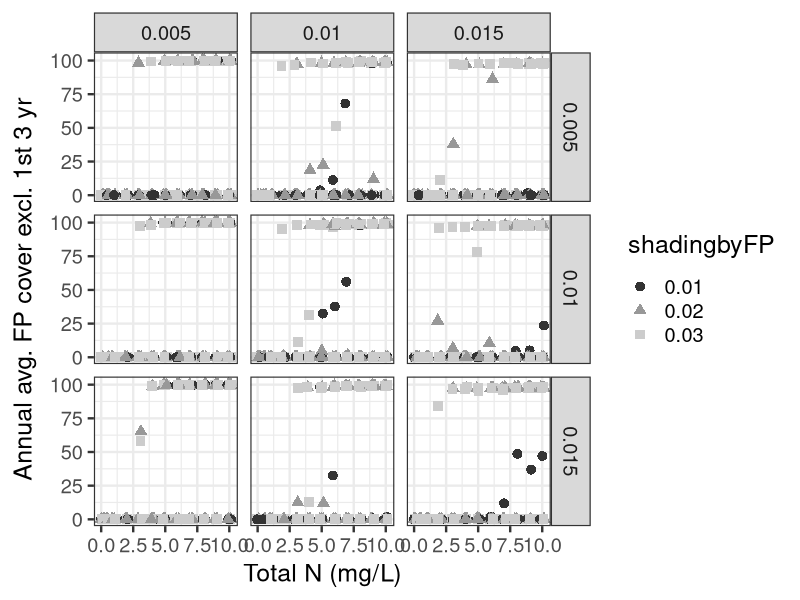
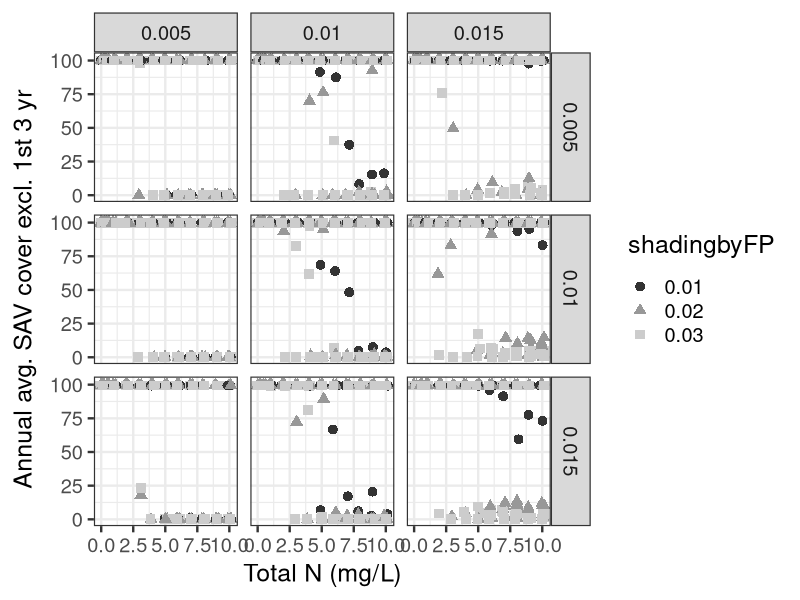
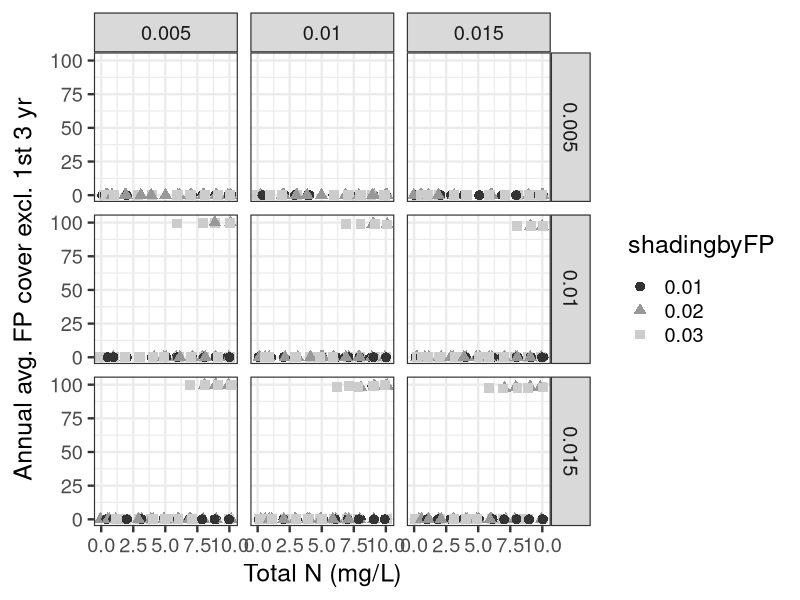
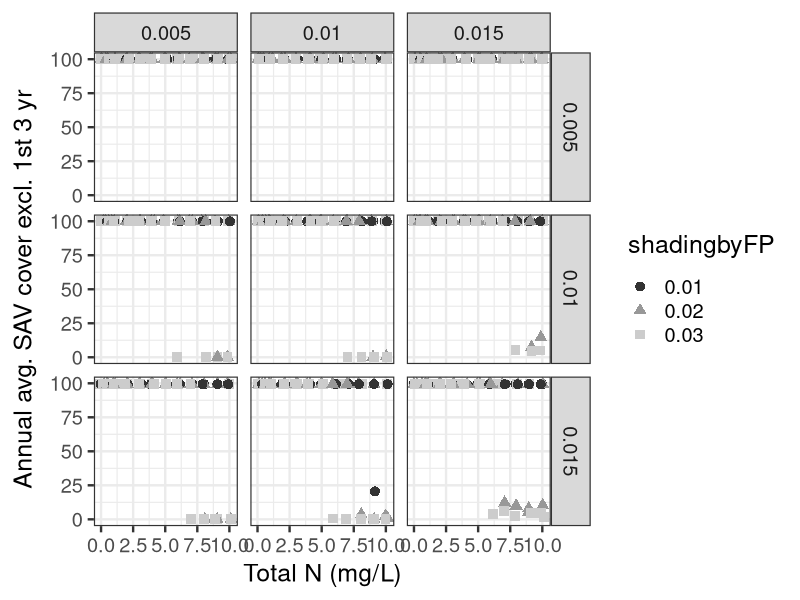
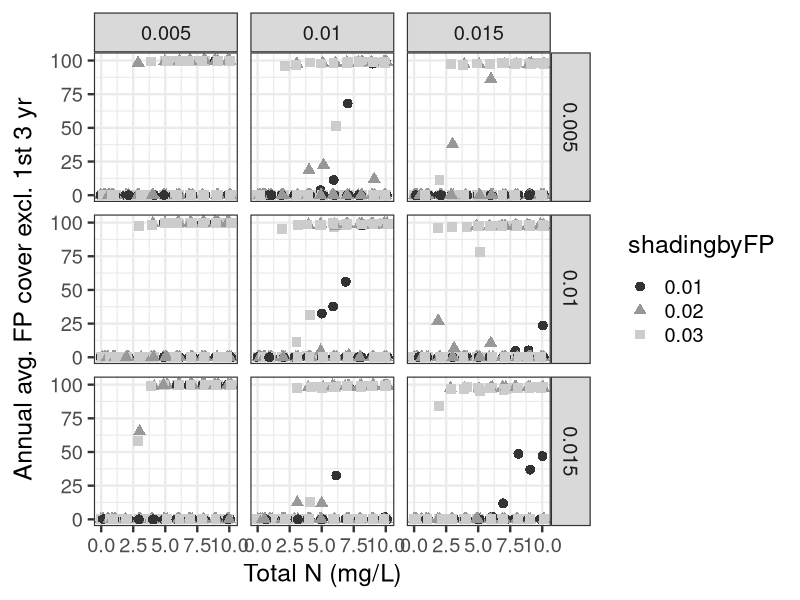
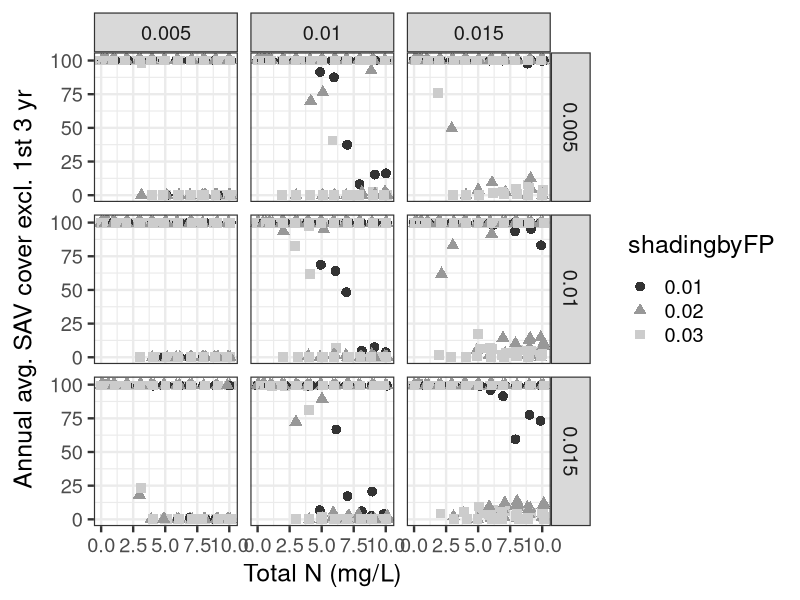
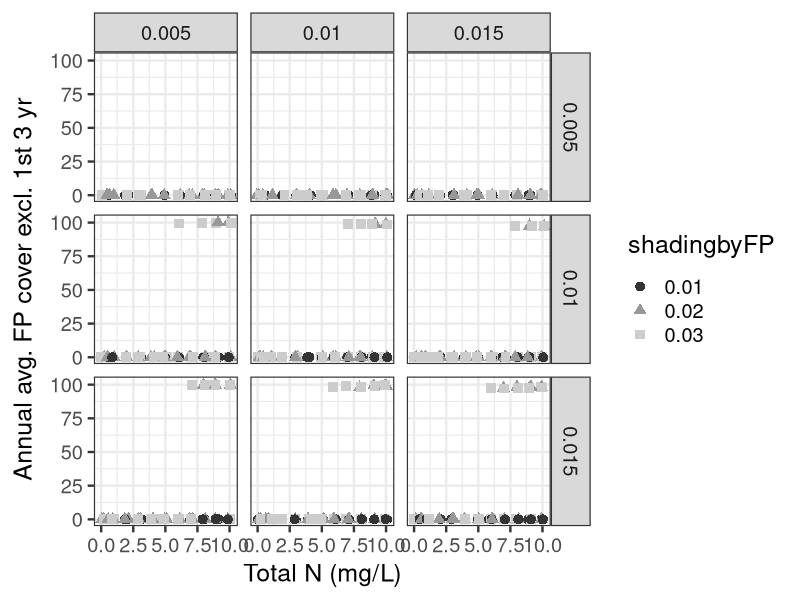
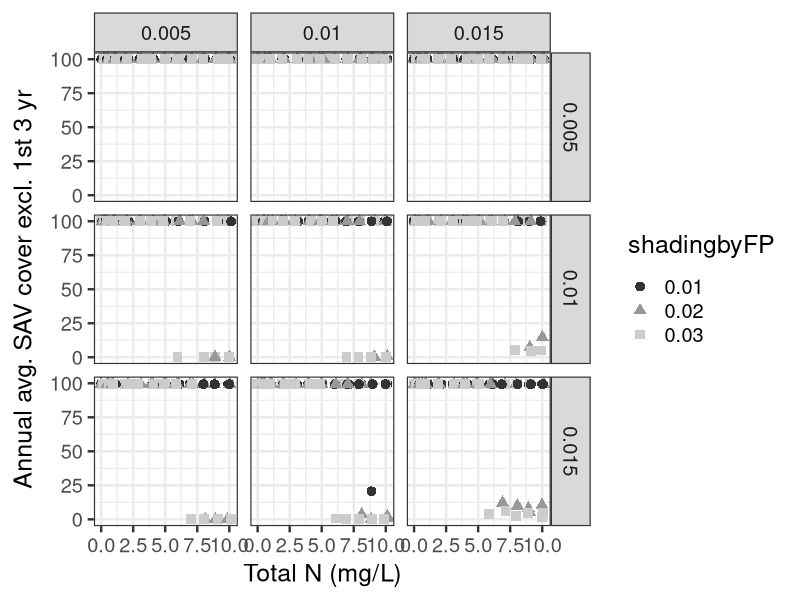

The R script that drew these images, in order:
#########################################################
# Summarize results from multiple simulations           # 
#                                                       #
# By: Michael J. McCann                                 #
# Created: 3/19/2014                                    #
# Updated: 7/14/2014                                    #
######################################################### 

library(ggplot2)
library(gridExtra)

data <- read.csv("output22.csv") # imports parameter  values for all simulations 
head(data)
nrow(data)


#########################
# Y = average average FP cover for all years (except for first three)
FP_plot <- ggplot(data, aes(x=TOTALN,y=avg_avg_FPcover,
                            colour=as.factor(shadingbyFP),
                            shape=as.factor(shadingbyFP))) 
FP_plot <- FP_plot + scale_colour_grey()
FP_plot <- FP_plot + geom_point(position="jitter",size=3)
FP_plot <- FP_plot + facet_grid(lightlimitationSAV ~ lightlimitation01)
FP_plot <- FP_plot + ylim(0,101)
FP_plot <- FP_plot + xlab("Total N (mg/L)")
FP_plot <- FP_plot + ylab(expression(paste("Annual avg. FP cover excl. 1st 3 yr")))
FP_plot <- FP_plot + labs(colour=expression(paste("shadingbyFP")))
FP_plot <- FP_plot + labs(shape=expression(paste("shadingbyFP")))
FP_plot <- FP_plot + theme_bw(base_size=18)
FP_plot
ggsave(file="output22 - FP&SAV - lots of changes - FP.pdf",FP_plot, height=8,width=11)

SAV_plot <- ggplot(data, aes(x=TOTALN,y=avg_avg_SAVcover,
                             colour=as.factor(shadingbyFP),
                             shape=as.factor(shadingbyFP))) 
SAV_plot <- SAV_plot + scale_colour_grey()
SAV_plot <- SAV_plot + geom_point(position="jitter",size=3)
SAV_plot <- SAV_plot + facet_grid(lightlimitationSAV ~ lightlimitation01)
SAV_plot <- SAV_plot + ylim(0,101)
SAV_plot <- SAV_plot + xlab("Total N (mg/L)")
SAV_plot <- SAV_plot + ylab(expression(paste("Annual avg. SAV cover excl. 1st 3 yr")))
SAV_plot <- SAV_plot + labs(colour=expression(paste("shadingbyFP")))
SAV_plot <- SAV_plot + labs(shape=expression(paste("shadingbyFP")))
SAV_plot <- SAV_plot + theme_bw(base_size=18)
SAV_plot
ggsave(file="output22 - FP&SAV - lots of changes - SAV.pdf",SAV_plot, height=8,width=11)




########################################
########################################
# initial conditions were 1:1 or 50:50 #
########################################
########################################
data_2 <- subset(data, data$initial_perc_SAV_cover==1 & data$initial_perc_FP_cover==1 |
                   data$initial_perc_SAV_cover==50 & data$initial_perc_FP_cover==50)
head(data_2)
nrow(data_2)


#########################
# Y = average average FP cover for all years (except for first three)
FP_plot_2 <- ggplot(data_2, aes(x=TOTALN,y=avg_avg_FPcover,
                            colour=as.factor(shadingbyFP),
                            shape=as.factor(shadingbyFP))) 
FP_plot_2 <- FP_plot_2 + scale_colour_grey()
FP_plot_2 <- FP_plot_2 + geom_point(position="jitter",size=3)
FP_plot_2 <- FP_plot_2 + facet_grid(lightlimitationSAV ~ lightlimitation01)
FP_plot_2 <- FP_plot_2 + ylim(0,101)
FP_plot_2 <- FP_plot_2 + xlab("Total N (mg/L)")
FP_plot_2 <- FP_plot_2 + ylab(expression(paste("Annual avg. FP cover excl. 1st 3 yr")))
FP_plot_2 <- FP_plot_2 + labs(colour=expression(paste("shadingbyFP")))
FP_plot_2 <- FP_plot_2 + labs(shape=expression(paste("shadingbyFP")))
FP_plot_2 <- FP_plot_2 + theme_bw(base_size=18)
FP_plot_2
ggsave(file="output22 - FP&SAV - lots of changes - FP - 2.pdf",FP_plot_2, height=8,width=11)

SAV_plot_2 <- ggplot(data_2, aes(x=TOTALN,y=avg_avg_SAVcover,
                             colour=as.factor(shadingbyFP),
                             shape=as.factor(shadingbyFP))) 
SAV_plot_2 <- SAV_plot_2 + scale_colour_grey()
SAV_plot_2 <- SAV_plot_2 + geom_point(position="jitter",size=3)
SAV_plot_2 <- SAV_plot_2 + facet_grid(lightlimitationSAV ~ lightlimitation01)
#SAV_plot_2 <- SAV_plot_2 + ylim(0,101)
SAV_plot_2 <- SAV_plot_2 + xlab("Total N (mg/L)")
SAV_plot_2 <- SAV_plot_2 + ylab(expression(paste("Annual avg. SAV cover excl. 1st 3 yr")))
SAV_plot_2 <- SAV_plot_2 + labs(colour=expression(paste("shadingbyFP")))
SAV_plot_2 <- SAV_plot_2 + labs(shape=expression(paste("shadingbyFP")))
SAV_plot_2 <- SAV_plot_2 + theme_bw(base_size=18)
SAV_plot_2
ggsave(file="output22 - FP&SAV - lots of changes - SAV - 2.pdf",SAV_plot_2, height=8,width=11)
